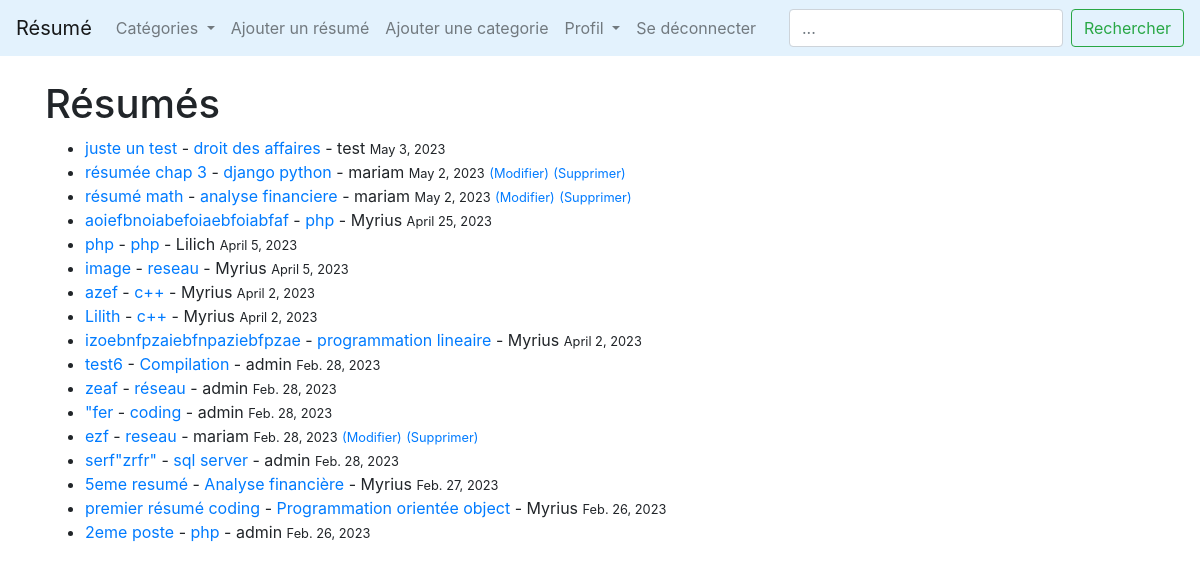
The app's page / (signed in) with its own data.
### LeBlog/models.py (models this page shows, shortened)
class Post(models.Model):
        title = models.CharField(max_length=255)
        header_image = models.ImageField(null=True, blank=True, upload_to="images/")
        title_tag = models.CharField(max_length=255)
        author = models.ForeignKey(User, on_delete=models.CASCADE)
        body = RichTextField(blank=True, null=True)
        post_date = models.DateField(auto_now_add=True)
        categorie = models.CharField(max_length=255)
        snippet = models.CharField(max_length=255, default='coding')
        likes = models.ManyToManyField(User, related_name='resumee')

### LeBlog/views.py (the view)
# urls.py: path('', HomeView.as_view(), name="home"),
class HomeView(ListView):
    model = Post
    template_name = 'home.html'
    ordering = ['-post_date']
    def get_context_data(self, *args, **kwargs):
        cat_menu = Categorie.objects.all()
        context = super(HomeView, self).get_context_data(*args, **kwargs)
        context["cat_menu"] = cat_menu
        return context

### LeBlog/models.py (called while the page is built)
        def __str__(self):
            return self.name

### LeBlog/templates/home.html
{% extends 'base.html' %}
{% block content %}
<h1>Résumés</h1>
<ul>
{%for post in object_list%}
    <li> <a href="{% url 'post-details' post.pk %}">{{post.title}}</a> -
        <a href="{% url 'categorie' post.categorie|slugify %}">{{post.categorie}}</a>
        - {{post.author}}
        <small>{{ post.post_date }}</small>
        {% if user.is_authenticated %}
        {%if user.id == post.author.id %}
        <small><a href="{% url 'update_post' post.pk %}">(Modifier)</a></small>
        <small><a href="{% url 'delete_post' post.pk %}">(Supprimer)</a></small>
        <br/>
        </li>
    {%endif%}
        {%endif%}
{%endfor%}
</ul>
{% endblock %}

### records on screen
Post: title "juste un test", categorie "droit des affaires", author "test", post_date "May 3, 2023"
Post: title "résumée chap 3", categorie "django python", author "mariam", post_date "May 2, 2023", shows "(Modifier)"
Post: title "résumé math", categorie "analyse financiere", author "mariam", post_date "May 2, 2023", shows "(Modifier)"
Post: title "aoiefbnoiabefoiaebfoiabfaf", categorie "php", author "Myrius", post_date "April 25, 2023"
Post: title "php", categorie "php", author "Lilich", post_date "April 5, 2023"
Post: title "image", categorie "reseau", author "Myrius", post_date "April 5, 2023"
Post: title "azef", categorie "c++", author "Myrius", post_date "April 2, 2023"
Post: title "Lilith", categorie "c++", author "Myrius", post_date "April 2, 2023"
Post: title "izoebnfpzaiebfnpaziebfpzae", categorie "programmation lineaire", author "Myrius", post_date "April 2, 2023"
Post: title "test6", categorie "Compilation", author "admin", post_date "Feb. 28, 2023"
Post: title "zeaf", categorie "réseau", author "admin", post_date "Feb. 28, 2023"
Post: title "\"fer", categorie "coding", author "admin", post_date "Feb. 28, 2023"
Post: title "ezf", categorie "reseau", author "mariam", post_date "Feb. 28, 2023", shows "(Modifier)"
Post: title "serf\"zrfr\"", categorie "sql server", author "admin", post_date "Feb. 28, 2023"
Post: title "5eme resumé", categorie "Analyse financière", author "Myrius", post_date "Feb. 27, 2023"
Post: title "premier résumé coding", categorie "Programmation orientée object", author "Myrius", post_date "Feb. 26, 2023"
Post: title "2eme poste", categorie "php", author "admin", post_date "Feb. 26, 2023"
